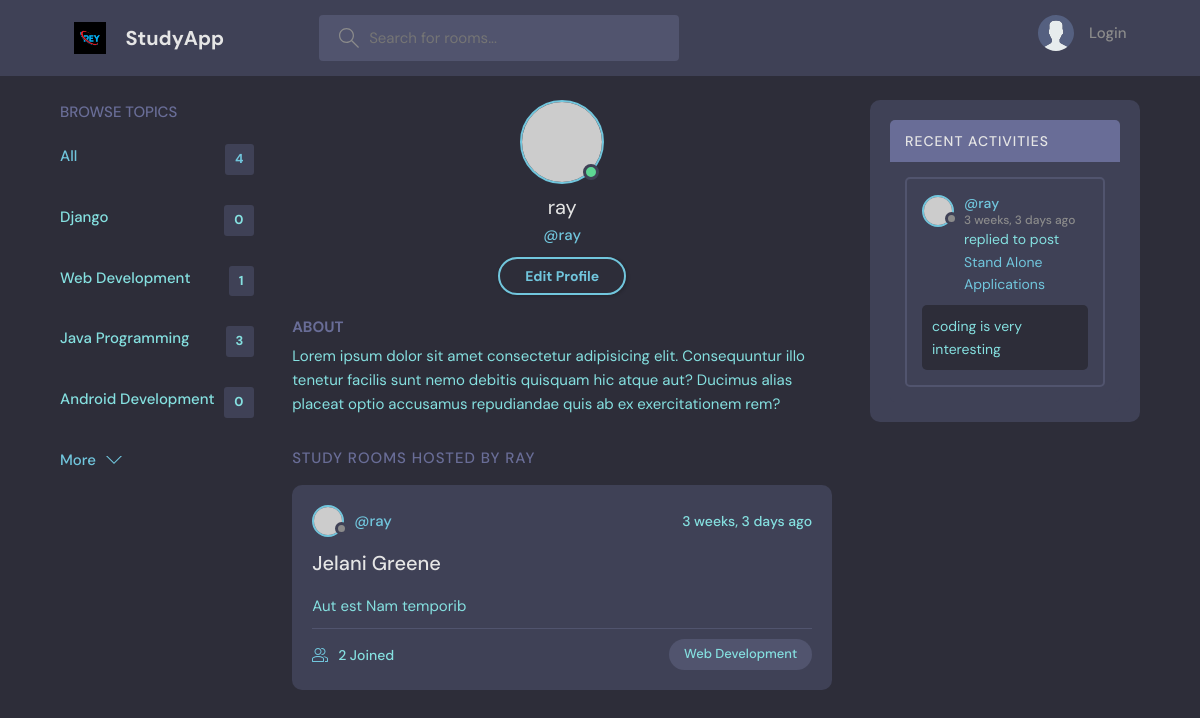
The page /profile/3 on the database its author committed.
### base/models.py (models this page shows, shortened)
class Topic(models.Model):
    name=models.CharField(max_length=200)

class Room(models.Model):
    host=models.ForeignKey(User,on_delete=models.SET_NULL, null=True)
    topic=models.ForeignKey(Topic,on_delete=models.SET_NULL, null=True)
    name=models.CharField(max_length=100)
    description=models.TextField(null=True,blank=True)
    participants=models.ManyToManyField(User, related_name='participants', blank=True)
    created=models.DateTimeField(auto_now_add=True)
    updated=models.DateTimeField(auto_now=True)
    class Meta:
        ordering=['-created','-updated']
    def __str__(self):
        return self.name

class Message(models.Model):
    room=models.ForeignKey(Room,on_delete=models.CASCADE)
    user=models.ForeignKey(User,on_delete=models.CASCADE)
    body=models.TextField()
    created=models.DateTimeField(auto_now_add=True)
    updated=models.DateTimeField(auto_now=True)
    class Meta:
        ordering=['-created','-updated']
    def __str__(self):
        return self.body[0:50]

### base/views.py (the view)
# urls.py: path('profile/<str:pk>',views.userProfile, name='user_profile'),
def userProfile(request,pk):
    user=User.objects.get(id=pk)
    rooms=user.room_set.all()
    room_messages=user.message_set.all()
    topics=Topic.objects.all()
    activity_messages=Message.objects.all()
    context={
        'user':user,
        'rooms':rooms,
        'room_messages':room_messages,
        'topics':topics,
        'activity_messages':activity_messages
    }
    return render(request, 'profile.html',context)

### base/templates/profile.html (shortened to what this page needs)
{% extends 'main.html' %}
{% block content %}
<main class="profile-page layout layout--3">
  <div class="container">
    {% include 'topic_component.html' %}
    <div class="roomList">
      <div class="profile">
        <div class="profile__avatar">
          <div class="avatar avatar--large active">
            <img src="https://randomuser.me/api/portraits/men/11.jpg" />
          </div>
        </div>
        <div class="profile__info">
          <h3>{{ user.username }}</h3>
          <p>@{{ user.username }}</p>
          <a href="edit-user.html" class="btn btn--main btn--pill">Edit Profile</a>
        </div>
        <div class="profile__about">
          <h3>About</h3>
          <p>
            Lorem ipsum dolor sit amet consectetur adipisicing elit. Consequuntur illo tenetur
            facilis sunt nemo debitis quisquam hic atque aut? Ducimus alias placeat optio
            accusamus repudiandae quis ab ex exercitationem rem?
          </p>
        </div>
      </div>
      <div class="roomList__header">
        <div>
          <h2>Study Rooms Hosted by {{ user.username }}</a>
          </h2>
        </div>
      </div>
      {%include 'main_component.html' %}
    </div>
    <div class="roomListRoom">
      {% include 'activity_component.html' %}
    </div>
</main>
{% endblock %}

### base/templates/topic_component.html
<div class="topics">
    <div class="topics__header">
      <h2>Browse Topics</h2>
    </div>
    <ul class="topics__list">
      <li>
        <a href="{% url 'home' %}" class="active">All <span>{{ topics.count }}</span></a>
      </li>
      {% for topic in topics %}
      <li>
        <a href="{% url 'home' %}?q={{ topic.name }}">{{ topic.name }} <span>{{ topic.room_set.all.count  }}</span></a>
      </li>
      {% endfor %}
    </ul>
    <a class="btn btn--link" href="topics.html">
      More
      <svg version="1.1" xmlns="http://www.w3.org/2000/svg" width="32" height="32" viewBox="0 0 32 32">
        <title>chevron-down</title>
        <path d="M16 21l-13-13h-3l16 16 16-16h-3l-13 13z"></path>
      </svg>
    </a>
  </div>

### base/templates/main_component.html (shortened to what this page needs)
{% for room in rooms %}
<div class="roomListRoom">
  <div class="roomListRoom__header">
    <a href="{% url 'user_profile' room.host.id %}" class="roomListRoom__author">
      <div class="avatar avatar--small">
        <img src="https://randomuser.me/api/portraits/women/11.jpg" />
      </div>
      <span>@{{ room.host.username }}</span>
    </a>
    <div class="roomListRoom__actions">
      <span>{{ room.created|timesince }} ago</span>
    </div>
  </div>
  <div class="roomListRoom__content">
    <a href="{% url 'room' room.id %}">{{ room.name }}</a>
    <p>
      {{ room.description }}
    </p>
  </div>
  <div class="roomListRoom__meta">
    <a href="room.html" class="roomListRoom__joined">
      {{ room.participants.all.count }} Joined
    </a>
    <p class="roomListRoom__topic">{{ room.topic.name }}</p>
  </div>
</div>
{% endfor %}

### base/templates/activity_component.html (shortened to what this page needs)
<div class="activities">
    <div class="activities__header">
      <h2>Recent Activities</h2>
    </div>
{% for message in room_messages %}
    <div class="activities__box">
      <div class="activities__boxHeader roomListRoom__header">
        <a href="{% url 'user_profile' message.user.id %}" class="roomListRoom__author">
          <div class="avatar avatar--small">
            <img src="https://randomuser.me/api/portraits/women/11.jpg" />
          </div>
          <p>
            @{{ message.user }}
            <span>{{ message.created|timesince }} ago</span>
          </p>
        </a>
      </div>
      <div class="activities__boxContent">
        <p>replied to post <a href="{% url 'room' message.room.id %}">{{ message.room }}</a></p>
        <div class="activities__boxRoomContent">
            {{ message.body }}
        </div>
      </div>
    </div>
    {% endfor %}
  </div>

### rows shown on the page
Topic: name "Django", room_set.all.count "0"
Topic: name "Web Development", room_set.all.count "1"
Topic: name "Java Programming", room_set.all.count "3"
Topic: name "Android Development", room_set.all.count "0"
Room: host.username "ray", created "3 weeks, 3 days", name "Jelani Greene", description "Aut est Nam temporib", participants.all.count "2", topic.name "Web Development"
Message: user "ray", created "3 weeks, 3 days", room "Stand Alone Applications", body "coding is very interesting"

### other values the page prints
{{ topics.count }} "4"
{{ user.username }} "ray"
{{ user.username }} "RAY"
